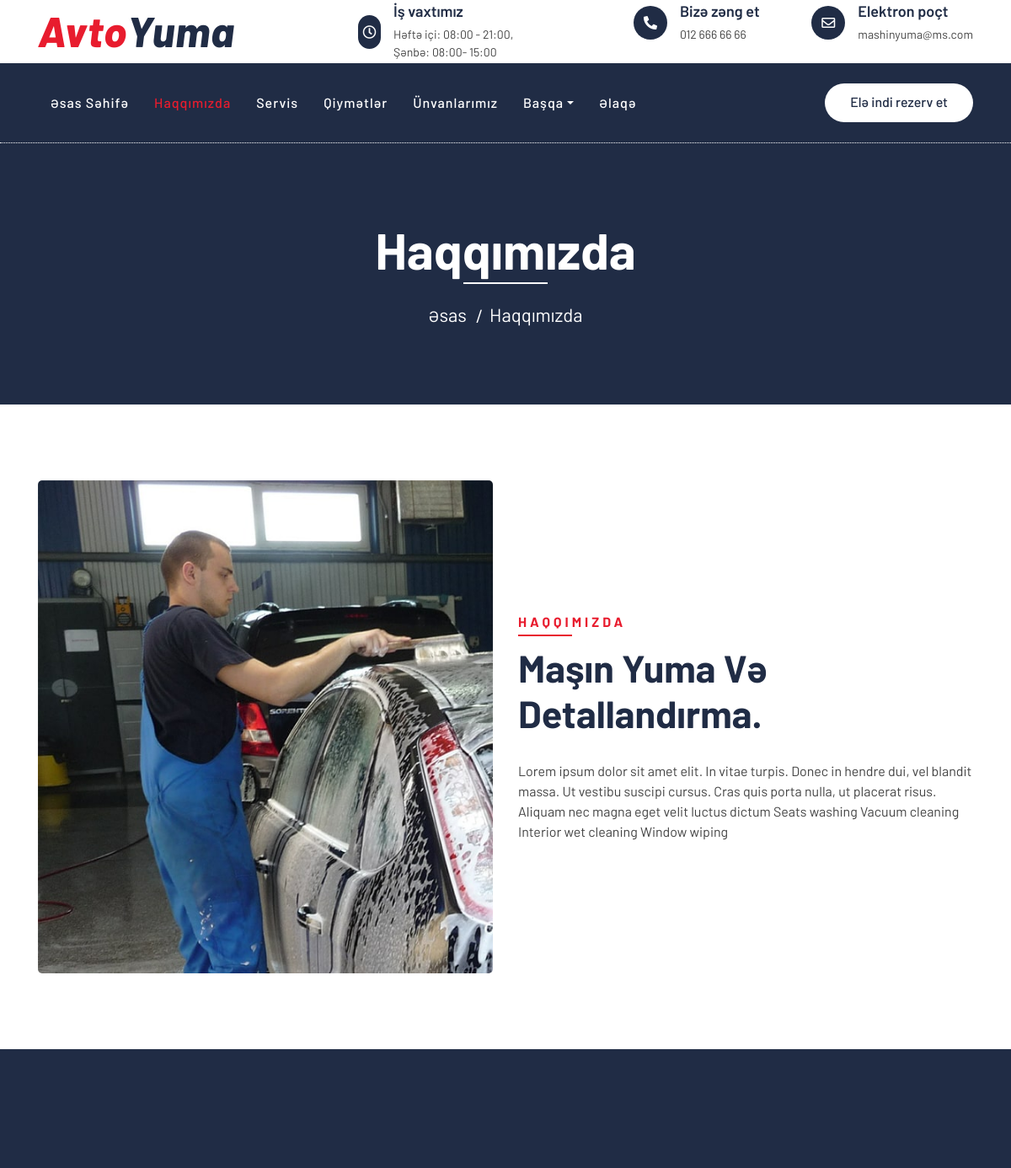
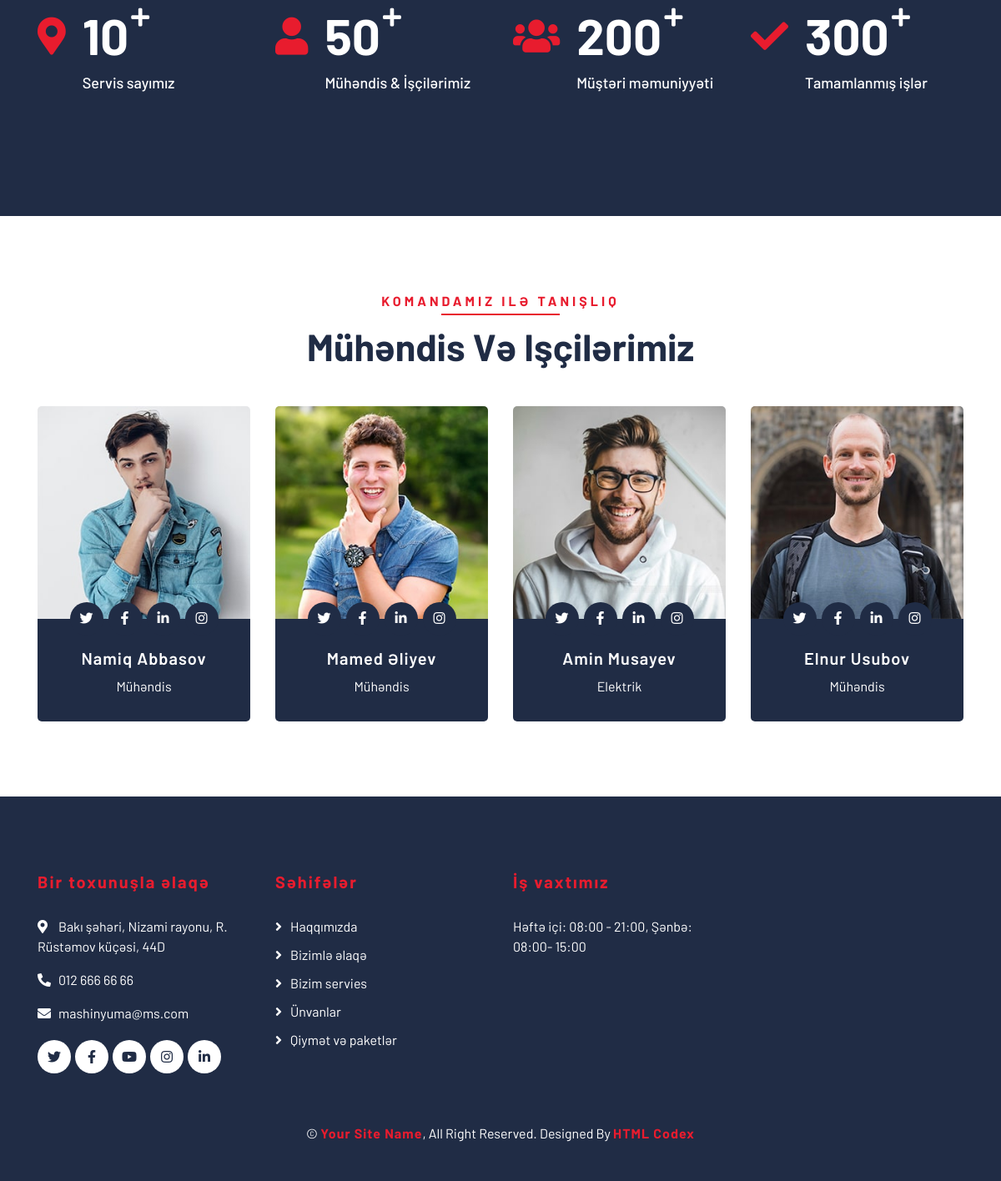
The page /about/ on the database its author committed (2 pictures, top to bottom).
### pages/models.py (models this page shows, shortened)
class Location(models.Model):
    title = models.CharField(max_length=100,verbose_name="Başlıq")
    location = models.TextField(verbose_name="Ünvan")
    phone = models.CharField(max_length=100,verbose_name="Telefon")
    is_main = models.BooleanField(default=False,verbose_name="Əsas ünvan")
    email = models.EmailField(blank=True)
    open_hour = models.CharField(max_length=100, verbose_name="İş saatı:",blank=True)
    status = models.CharField(choices=STATUS,max_length=100)
    facebook = models.CharField(max_length=1000,blank=True)
    twitter = models.CharField(max_length=1000,blank=True)
    instagram = models.CharField(max_length=1000,blank=True)
    youtube = models.CharField(max_length=1000,blank=True)
    linkedin = models.CharField(max_length=1000,blank=True)
    created_date = models.DateTimeField(auto_now_add=True)
    class Meta:
        verbose_name = "Ünvan və parametr"
        verbose_name_plural = "Ünvan və parametrlər"

class About(models.Model):
    title = models.CharField(max_length=100,verbose_name="Başlıq")
    image = models.ImageField(upload_to = "about")
    text = models.TextField(verbose_name="Mətin")
    created_date = models.DateTimeField(auto_now_add=True)
    class Meta:
        verbose_name = "Haqqımızda"
        verbose_name_plural = "Haqqımızda"

class Facts(models.Model):
    name = models.CharField(max_length=100,verbose_name="Ad")
    servicepoints = models.IntegerField(verbose_name="Servis sayı")
    workers = models.IntegerField(verbose_name="İşçi sayı")
    clients = models.IntegerField(verbose_name="Müştəri məmuniyyəti")
    projectsompleted = models.IntegerField(verbose_name="Tamamlanmış işlər")
    status = models.CharField(choices=STATUS,max_length=100)
    updated_date =models.DateTimeField(auto_now=True)
    created_date = models.DateTimeField(auto_now_add=True)
    class Meta:
        verbose_name = "Fakt"
        verbose_name_plural = "Faktlar"

class Teams(models.Model):
    name = models.CharField(max_length=100,verbose_name="Ad Soyad")
    job = models.CharField(max_length=100,verbose_name="İş")
    image= models.ImageField(upload_to = "teams")
    facebook = models.CharField(max_length=1000, blank=True)
    instagram = models.CharField(max_length=1000, blank=True)
    twitter = models.CharField(max_length=1000, blank=True)
    instagram = models.CharField(max_length=1000, blank=True)
    linkedin = models.CharField(max_length=1000, blank=True)
    created_date = models.DateTimeField(auto_now_add=True)
    class Meta:
        verbose_name = "Komanda"
        verbose_name_plural = "Komandalar"

### pages/views.py (the view)
# urls.py: path('about/',views.about,name = "about"),
def about(request):
    teams = Teams.objects.all()
    fact = Facts.objects.get(status = "active")
    context = {
        "teams":teams,
        "fact":fact,
    }
    return render(request, "pages/about.html",context)

### pages/context_processor.py (called while the page is built)
def about(request):
    about = About.objects.get()
    context = {
        "about":about,
    }
    return context

def location(request):
    settings = Location.objects.get(is_main =True)
    context = {
        "settings":settings,
    }
    return context

### templates/pages/about.html (shortened to what this page needs)
{% extends "base.html" %}
{% load static %}Haqqımızda
{% block body %}
   <div class="page-header">
    <div class="container">
        <div class="row">
            <div class="col-12">
                <h2>Haqqımızda</h2>
            </div>
            <div class="col-12">
                <a href="{% url 'pages:index' %}">Əsas</a>
                <a>Haqqımızda</a>
            </div>
        </div>
    </div>
</div>
        <div class="about">
            <div class="container">
                <div class="row align-items-center">
                    <div class="col-lg-6">
                        <div class="about-img">
                            <img src="{{about.image.url}}" alt="Image">
                        </div>
                    </div>
                    <div class="col-lg-6">
                        <div class="section-header text-left">
                            <p>Haqqımızda</p>
                            <h2>{{about.title}}</h2>
                        </div>
                        <div class="about-content">
                            <p>
                                {{about.text}}
                            </p>
                        </div>
                    </div>
                </div>
            </div>
        </div>
<div class="facts" data-parallax="scroll" data-image-src="img/facts.jpg">
    <div class="container">
        <div class="row">
            <div class="col-lg-3 col-md-6">
                <div class="facts-item">
                    <i class="fa fa-map-marker-alt"></i>
                    <div class="facts-text">
                        <h3 data-toggle="counter-up">{{fact.servicepoints}}</h3>
                        <p>Servis sayımız</p>
                    </div>
                </div>
            </div>
            <div class="col-lg-3 col-md-6">
                <div class="facts-item">
                    <i class="fa fa-user"></i>
                    <div class="facts-text">
                        <h3 data-toggle="counter-up">{{fact.workers}}</h3>
                        <p>Mühəndis & İşçilərimiz</p>
                    </div>
                </div>
            </div>
            <div class="col-lg-3 col-md-6">
                <div class="facts-item">
                    <i class="fa fa-users"></i>
                    <div class="facts-text">
                        <h3 data-toggle="counter-up">{{fact.clients}}</h3>
                        <p>Müştəri məmuniyyəti</p>
                    </div>
                </div>
            </div>
            <div class="col-lg-3 col-md-6">
                <div class="facts-item">
                    <i class="fa fa-check"></i>
                    <div class="facts-text">
                        <h3 data-toggle="counter-up">{{fact.projectsompleted}}</h3>
                        <p>Tamamlanmış işlər</p>
                    </div>
                </div>
            </div>
        </div>
    </div>
</div>
        <div class="team">
            <div class="container">
                <div class="section-header text-center">
                    <p>Komandamız ilə tanışlıq</p>
                    <h2>Mühəndis və işçilərimiz</h2>
                </div>
                <div class="row">
                    {% for team in teams  %}
                    <div class="col-lg-3 col-md-6">
                        <div class="team-item">
                            <div class="team-img">
                                <img src="{{team.image.url}}" alt="Team Image">
                            </div>
                            <div class="team-text">
                                <h2>{{team.name}}</h2>
                                <p>{{team.job}}</p>
                                <div class="team-social">
                                    <a href="{{team.facebook}}"><i class="fab fa-twitter"></i></a>
                                    <a href="{{team.instagram}}"><i class="fab fa-facebook-f"></i></a>
                                    <a href="{team.twitter}}"><i class="fab fa-linkedin-in"></i></a>
                                    <a href="{{team.linkedin}}"><i class="fab fa-instagram"></i></a>
                                </div>
                            </div>
                        </div>
                    </div>
                    {% endfor %}
                </div>
            </div>
        </div>
{% endblock body %}

### templates/includes/navbar.html (shortened to what this page needs)
     <div class="top-bar">
        <div class="container">
            <div class="row align-items-center">
                <div class="col-lg-4 col-md-12">
                    <div class="logo">
                        <a href="{% url 'pages:index' %}">
                            <h1>Avto<span>Yuma</span></h1>
                        </a>
                    </div>
                </div>
                <div class="col-lg-8 col-md-7 d-none d-lg-block">
                    <div class="row">
                        <div class="col-4">
                            <div class="top-bar-item">
                                <div class="top-bar-icon">
                                    <i class="far fa-clock"></i>
                                </div>
                                <div class="top-bar-text">
                                    <h3>İş vaxtımız</h3>
                                    <p>{{settings.open_hour}}</p>
                                </div>
                            </div>
                        </div>
                        <div class="col-4">
                            <div class="top-bar-item">
                                <div class="top-bar-icon">
                                    <i class="fa fa-phone-alt"></i>
                                </div>
                                <div class="top-bar-text">
                                    <h3>Bizə zəng et</h3>
                                    <p>{{settings.phone}}</p>
                                </div>
                            </div>
                        </div>
                        <div class="col-4">
                            <div class="top-bar-item">
                                <div class="top-bar-icon">
                                    <i class="far fa-envelope"></i>
                                </div>
                                <div class="top-bar-text">
                                    <h3>Elektron poçt</h3>
                                    <p>{{settings.email}}</p>
                                </div>
                            </div>
                        </div>
                    </div>
                </div>
            </div>
        </div>
    </div>
    <div class="nav-bar">
        <div class="container">
            <nav class="navbar navbar-expand-lg bg-dark navbar-dark">
                <div class="collapse navbar-collapse justify-content-between" id="navbarCollapse">
                    <div class="navbar-nav mr-auto">
                        {% if 'index' in request.path or '/' == request.path %}
                        <a href="{% url 'pages:index' %}" class="nav-item nav-link active">Əsas Səhifə</a>
                        {% else %}
                        <a href="{% url 'pages:index' %}" class="nav-item nav-link">Əsas Səhifə</a>
                        {% endif %}
                        {% if "about" in request.path %}
                        <a href="{% url 'pages:about' %}" class="nav-item nav-link active">Haqqımızda</a>
                        {% else %}
                        <a href="{% url 'pages:about' %}" class="nav-item nav-link">Haqqımızda</a>
                        {% endif %}
                        {% if "service" in request.path %}
                        <a href="{% url 'pages:services' %}" class="nav-item nav-link active">Servis</a>
                        {% else %}
                        <a href="{% url 'pages:services' %}" class="nav-item nav-link">Servis</a>
                        {% endif %}
                        {% if "price" in request.path %}
                        <a href="{% url 'pages:price' %}" class="nav-item nav-link active">Qiymətlər</a>
                        {% else %}
                        <a href="{% url 'pages:price' %}" class="nav-item nav-link">Qiymətlər</a>
                        {% endif %}
                        {% if "washingpoints" in request.path %}
                        <a href="{% url 'pages:washingpoints' %}" class="nav-item nav-link active">Ünvanlarımız</a>
                        {% else %}
                        <a href="{% url 'pages:washingpoints' %}" class="nav-item nav-link">Ünvanlarımız</a>
                        {% endif %}
                        <div class="nav-item dropdown">
                            <a href="#" class="nav-link dropdown-toggle" data-toggle="dropdown">Başqa</a>
                        </div>
                        {% if 'contact' in request.path %}
                        <a href="{% url 'pages:contact' %}" class="nav-item nav-link active">Əlaqə</a>
                        {% else %}
                        <a href="{% url 'pages:contact' %}" class="nav-item nav-link">Əlaqə</a>
                        {% endif %}
                    </div>
                    <div class="ml-auto">
                        <a class="btn btn-custom" href="{% url 'pages:washingpoints' %}">Elə indi rezerv et</a>
                    </div>
                </div>
            </nav>
        </div>
    </div>

### templates/includes/footer.html (shortened to what this page needs)
{% load static %}
        <div class="footer">
            <div class="container">
                <div class="row">
                    <div class="col-lg-3 col-md-6">
                        <div class="footer-contact">
                            <h2>Bir toxunuşla əlaqə</h2>
                            <p><i class="fa fa-map-marker-alt"></i>{{settings.location}}</p>
                            <p><i class="fa fa-phone-alt"></i>{{settings.phone}}</p>
                            <p><i class="fa fa-envelope"></i>{{settings.email}}</p>
                            <div class="footer-social">
                                <a class="btn" href="{{settings.twitter}}"><i class="fab fa-twitter"></i></a>
                                <a class="btn" href="{{settings.facebook}}"><i class="fab fa-facebook-f"></i></a>
                                <a class="btn" href="{{settings.youtube}}"><i class="fab fa-youtube"></i></a>
                                <a class="btn" href="{{settings.instagram}}"><i class="fab fa-instagram"></i></a>
                                <a class="btn" href="{{settings.linkedin}}"><i class="fab fa-linkedin-in"></i></a>
                            </div>
                        </div>
                    </div>
                    <div class="col-lg-3 col-md-6">
                        <div class="footer-link">
                            <h2>Səhifələr</h2>
                            <a href="{% url 'pages:about' %}">Haqqımızda</a>
                            <a href="{% url 'pages:contact' %}">Bizimlə əlaqə</a>
                            <a href="{% url 'pages:services' %}">Bizim servies</a>
                            <a href="{% url 'pages:washingpoints'  %}">Ünvanlar</a>
                            <a href="{% url 'pages:price' %}">Qiymət və paketlər</a>
                        </div>
                    </div>
                    <div class="col-lg-3 col-md-6">
                        <div class="footer-link">
                            <h2>İş vaxtımız</h2>
                            {{settings.open_hour}}
                        </div>
                    </div>
                    <div class="col-lg-3 col-md-6">
                    </div>
                </div>
            </div>
            <div class="container copyright">
                <p>&copy; <a href="#">Your Site Name</a>, All Right Reserved. Designed By <a href="https://htmlcodex.com">HTML Codex</a></p>
            </div>
        </div>

### rows shown on the page
Location: open_hour "Həftə içi: 08:00 - 21:00, Şənbə: 08:00- 15:00", phone "012 666 66 66", email "mashinyuma@ms.com", location "Bakı şəhəri, Nizami rayonu, R. Rüstəmov küçəsi, 44D"
About: image (picture), title "Maşın Yuma Və Detallandırma.", text "Lorem ipsum dolor sit amet elit. In vitae turpis. Donec in hendre dui, vel blandit massa. Ut vestibu suscipi cursus. Cras quis porta nulla, ut placerat risus. Aliquam nec magna eget velit luctus dictum Seats washing Vacuum cleaning Interior wet cleaning Window wiping"
Facts: servicepoints "10", workers "50", clients "200", projectsompleted "300"
Teams: image (picture), name "Namiq Abbasov", job "Mühəndis"
Teams: image (picture), name "Mamed Əliyev", job "Mühəndis"
Teams: image (picture), name "Amin Musayev", job "Elektrik"
Teams: image (picture), name "Elnur Usubov", job "Mühəndis"
